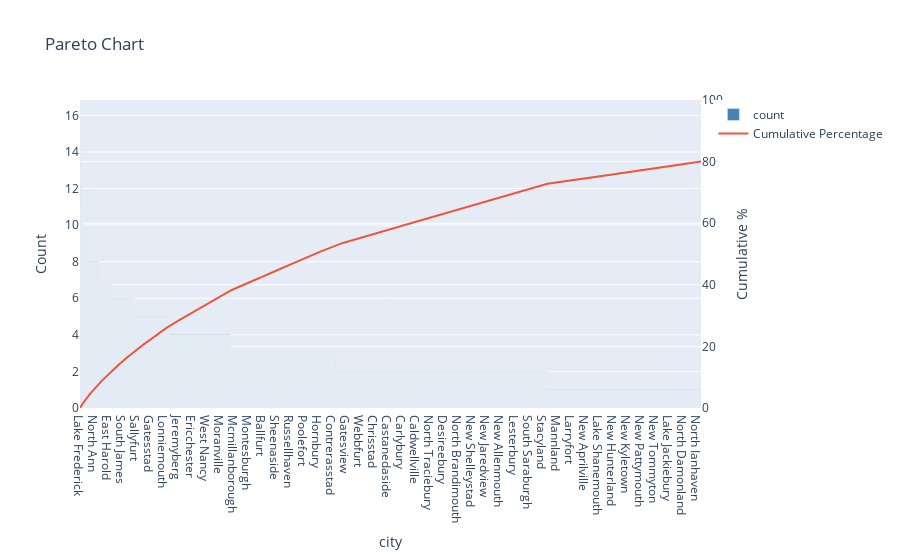

Notebook source saved alongside this figure:
### Code cell
fig2 = show_pareto(df, "city")
fig2.show()

### Figure 1 — Plotly figure (JSON) as saved in the notebook; plotly's stock layout.template omitted (floating-point values rounded to 4 significant figures; data arrays with more than 128 entries replaced by an {"elided": "..."} marker saying what was removed)
{"data": [{"marker": {"color": "steelblue"}, "name": "count", "type": "bar", "x": {"elided": "29154 str values"}, "y": {"elided": "29154 int values"}}, {"mode": "lines", "name": "Cumulative Percentage", "type": "scatter", "x": {"elided": "29154 str values"}, "y": {"elided": "29154 float values"}, "yaxis": "y2"}], "layout": {"title": {"text": "Pareto Chart"}, "xaxis": {"title": {"text": "city"}}, "yaxis": {"title": {"text": "Count"}}, "yaxis2": {"overlaying": "y", "range": [0, 100], "side": "right", "title": {"text": "Cumulative %"}}}}
